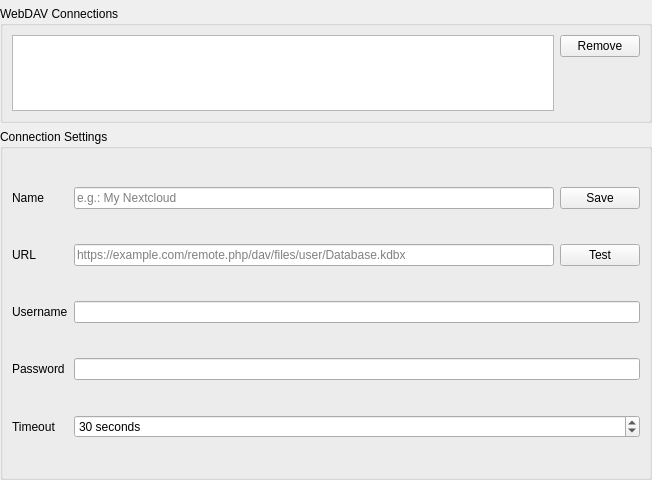
<?xml version="1.0" encoding="UTF-8"?>
<ui version="4.0">
 <class>DatabaseSettingsWidgetWebDav</class>
 <widget class="QWidget" name="DatabaseSettingsWidgetWebDav">
  <property name="geometry">
   <rect>
    <x>0</x>
    <y>0</y>
    <width>652</width>
    <height>480</height>
   </rect>
  </property>
  <property name="sizePolicy">
   <sizepolicy hsizetype="MinimumExpanding" vsizetype="Preferred">
    <horstretch>0</horstretch>
    <verstretch>0</verstretch>
   </sizepolicy>
  </property>
  <property name="minimumSize">
   <size>
    <width>450</width>
    <height>0</height>
   </size>
  </property>
  <layout class="QVBoxLayout" name="verticalLayout" stretch="0,1,3">
   <property name="leftMargin">
    <number>0</number>
   </property>
   <property name="topMargin">
    <number>0</number>
   </property>
   <property name="rightMargin">
    <number>0</number>
   </property>
   <property name="bottomMargin">
    <number>0</number>
   </property>
   <item>
    <widget class="MessageWidget" name="messageWidget" native="true">
     <property name="sizePolicy">
      <sizepolicy hsizetype="Preferred" vsizetype="Preferred">
       <horstretch>0</horstretch>
       <verstretch>0</verstretch>
      </sizepolicy>
     </property>
    </widget>
   </item>
   <item>
    <widget class="QGroupBox" name="connectionsGroupBox">
     <property name="title">
      <string>WebDAV Connections</string>
     </property>
     <layout class="QHBoxLayout" name="horizontalLayout">
      <item>
       <widget class="QListWidget" name="settingsListWidget"/>
      </item>
      <item>
       <layout class="QVBoxLayout" name="verticalLayout_2">
        <item>
         <widget class="QPushButton" name="removeSettingsButton">
          <property name="text">
           <string>Remove</string>
          </property>
         </widget>
        </item>
        <item>
         <spacer name="verticalSpacer">
          <property name="orientation">
           <enum>Qt::Vertical</enum>
          </property>
          <property name="sizeHint" stdset="0">
           <size>
            <width>20</width>
            <height>40</height>
           </size>
          </property>
         </spacer>
        </item>
       </layout>
      </item>
     </layout>
    </widget>
   </item>
   <item>
    <widget class="QGroupBox" name="connectionSettingsGroupBox">
     <property name="title">
      <string>Connection Settings</string>
     </property>
     <layout class="QGridLayout" name="gridLayout">
      <item row="0" column="0">
       <widget class="QLabel" name="nameLabel">
        <property name="text">
         <string>Name</string>
        </property>
       </widget>
      </item>
      <item row="0" column="1">
       <layout class="QHBoxLayout" name="horizontalLayout_2">
        <item>
         <widget class="QLineEdit" name="nameLineEdit">
          <property name="placeholderText">
           <string>e.g.: My Nextcloud</string>
          </property>
         </widget>
        </item>
        <item>
         <widget class="QPushButton" name="saveSettingsButton">
          <property name="text">
           <string>Save</string>
          </property>
         </widget>
        </item>
       </layout>
      </item>
      <item row="1" column="0">
       <widget class="QLabel" name="urlLabel">
        <property name="text">
         <string>URL</string>
        </property>
       </widget>
      </item>
      <item row="1" column="1">
       <layout class="QHBoxLayout" name="horizontalLayout_3">
        <item>
         <widget class="QLineEdit" name="urlLineEdit">
          <property name="placeholderText">
           <string>https://example.com/remote.php/dav/files/user/Database.kdbx</string>
          </property>
         </widget>
        </item>
        <item>
         <widget class="QPushButton" name="testConnectionButton">
          <property name="text">
           <string>Test</string>
          </property>
         </widget>
        </item>
       </layout>
      </item>
      <item row="2" column="0">
       <widget class="QLabel" name="usernameLabel">
        <property name="text">
         <string>Username</string>
        </property>
       </widget>
      </item>
      <item row="2" column="1">
       <widget class="QLineEdit" name="usernameLineEdit"/>
      </item>
      <item row="3" column="0">
       <widget class="QLabel" name="passwordLabel">
        <property name="text">
         <string>Password</string>
        </property>
       </widget>
      </item>
      <item row="3" column="1">
       <widget class="QLineEdit" name="passwordLineEdit">
        <property name="echoMode">
         <enum>QLineEdit::Password</enum>
        </property>
       </widget>
      </item>
      <item row="4" column="0">
       <widget class="QLabel" name="timeoutLabel">
        <property name="text">
         <string>Timeout</string>
        </property>
       </widget>
      </item>
      <item row="4" column="1">
       <widget class="QSpinBox" name="timeoutSec">
        <property name="suffix">
         <string> seconds</string>
        </property>
        <property name="minimum">
         <number>1</number>
        </property>
        <property name="maximum">
         <number>300</number>
        </property>
        <property name="value">
         <number>30</number>
        </property>
       </widget>
      </item>
     </layout>
    </widget>
   </item>
  </layout>
 </widget>
 <customwidgets>
  <customwidget>
   <class>MessageWidget</class>
   <extends>QWidget</extends>
   <header>gui/MessageWidget.h</header>
   <container>1</container>
  </customwidget>
 </customwidgets>
 <resources/>
 <connections/>
</ui>
